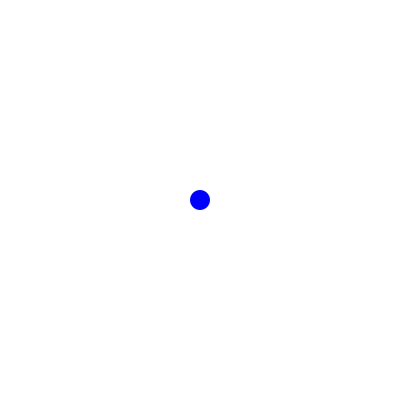
Frame 1 (no input)
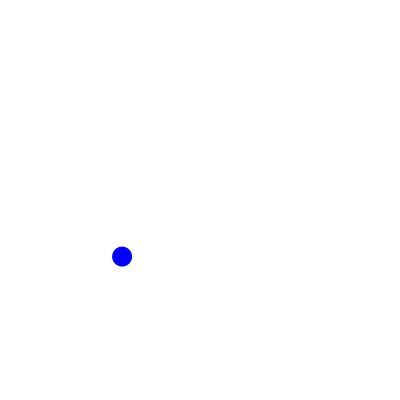
Frame 60 (the mouse pressed at the canvas centre just before this capture)
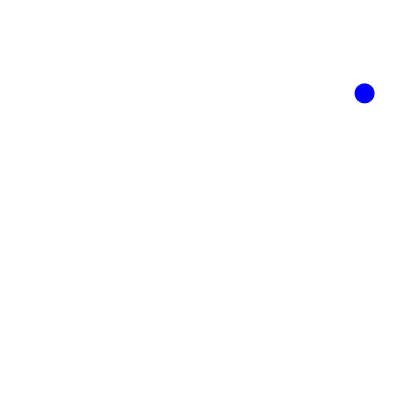
Frame 120 (the mouse held since frame 60 and released just before this capture)

The Processing sketch that drew these frames (run headless with seeded random() and noise(); from frame 60 on, the mouse is pressed at the canvas centre):

// Processing sketch: fp_pg_q_07_xx
// ── fp_pg_q_07_xx.pde
// 問題 7.5 ボールがウインドウ内を壁に反射しながら上下に等速直線運動するアニメーションを作成せよ．
private float x = 0;
private float y = 0;
private float vx = 1;
private float vy = 1;
private float rx = (vx * getSpeedRate());
private float ry = (vy * getSpeedRate());
private float d = 20;
private boolean flg = true;
private float v = 0;
private float theta = 0;
private float minX = 0;
private float maxX = 0;
private float minY = 0;
private float maxY = 0;
private float tmpRx = 0;
private float tmpRy = 0;


void setup(){
  size(400, 400);
  smooth();
  background(255, 255, 255);
  ellipseMode(CENTER);
  frameRate(30);
  minX = -(width/2) + d/2;
  maxX = (width/2) - d/2;
  minY = -(height/2) + d/2;
  maxY = (height/2) - d/2;
}

void draw(){
  background(255, 255, 255);
  if(x <= minX || maxX <= x || y <= minY || maxY <= y){
    if(x <= minX){
      x = minX;
    } else if(maxX <= x) {
      x = maxX;
    }
    if(y <= minY) {
      y = minY;
    } else if(maxY <= y) {
      y = maxY;
    }
    // 速度のx成分とy成分からスカラーを導出する処理
    tmpRx = rx;
    tmpRy = ry;
    v = (sqrt(sq(rx) + sq(ry)));
    if(x <= minX){
      if(tmpRx < 0 && tmpRy < 0){
        theta = (360 - degrees(acos(abs(tmpRx)/v)));
      } else {
        theta = degrees(acos(abs(tmpRx)/v));
      }
    } else if(maxX <= x){
      if(0 < tmpRx && tmpRy < 0){
        theta = (180 + degrees(acos(abs(tmpRx)/v)));
      } else {
        theta = (180 - degrees(acos(abs(tmpRx)/v)));
      }
    } else if(y <= minY) {
      if(tmpRx < 0 && tmpRy < 0){
        theta = (180 - degrees(asin(abs(tmpRy)/v)));
      } else {
        theta = (degrees(asin(abs(tmpRy)/v)));
      }
    } else if(maxY <= y) {
      if(tmpRx < 0 && 0 < tmpRy){
        theta = (180 + degrees(asin(abs(tmpRy)/v)));
      } else {
        theta = (360 - degrees(asin(abs(tmpRy)/v)));
      }
    }
    rx = (v * cos(radians(theta)));
    ry = (v * sin(radians(theta)));
  }
  noStroke();
  fill(0, 0, 255);
  translate(width/2, height/2);
  ellipse(x, y, d, d);
  x += rx;
  y += ry;
}

private float getSpeedRate(){
  return random(4, 10);
  //return 10;
}
